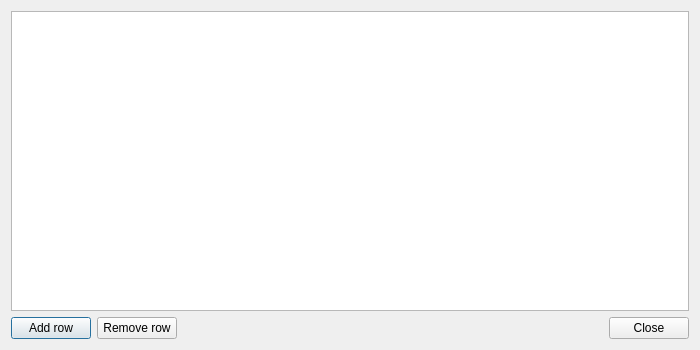
<?xml version="1.0" encoding="UTF-8"?>
<ui version="4.0">
 <class>DialogEditHosts</class>
 <widget class="QDialog" name="DialogEditHosts">
  <property name="geometry">
   <rect>
    <x>0</x>
    <y>0</y>
    <width>700</width>
    <height>350</height>
   </rect>
  </property>
  <property name="windowTitle">
   <string>Edit Hosts</string>
  </property>
  <layout class="QVBoxLayout" name="verticalLayout">
   <item>
    <widget class="QTableView" name="tableViewHosts">
     <property name="selectionMode">
      <enum>QAbstractItemView::SelectionMode::SingleSelection</enum>
     </property>
     <property name="selectionBehavior">
      <enum>QAbstractItemView::SelectionBehavior::SelectRows</enum>
     </property>
    </widget>
   </item>
   <item>
    <layout class="QHBoxLayout" name="horizontalLayout">
     <item>
      <widget class="QPushButton" name="buttonAddRow">
       <property name="text">
        <string>Add row</string>
       </property>
      </widget>
     </item>
     <item>
      <widget class="QPushButton" name="buttonRemoveRow">
       <property name="text">
        <string>Remove row</string>
       </property>
      </widget>
     </item>
     <item>
      <spacer name="horizontalSpacer">
       <property name="orientation">
        <enum>Qt::Orientation::Horizontal</enum>
       </property>
       <property name="sizeHint" stdset="0">
        <size>
         <width>40</width>
         <height>20</height>
        </size>
       </property>
      </spacer>
     </item>
     <item>
      <widget class="QDialogButtonBox" name="buttonBox">
       <property name="standardButtons">
        <set>QDialogButtonBox::StandardButton::Close</set>
       </property>
      </widget>
     </item>
    </layout>
   </item>
  </layout>
 </widget>
 <resources/>
 <connections/>
</ui>
